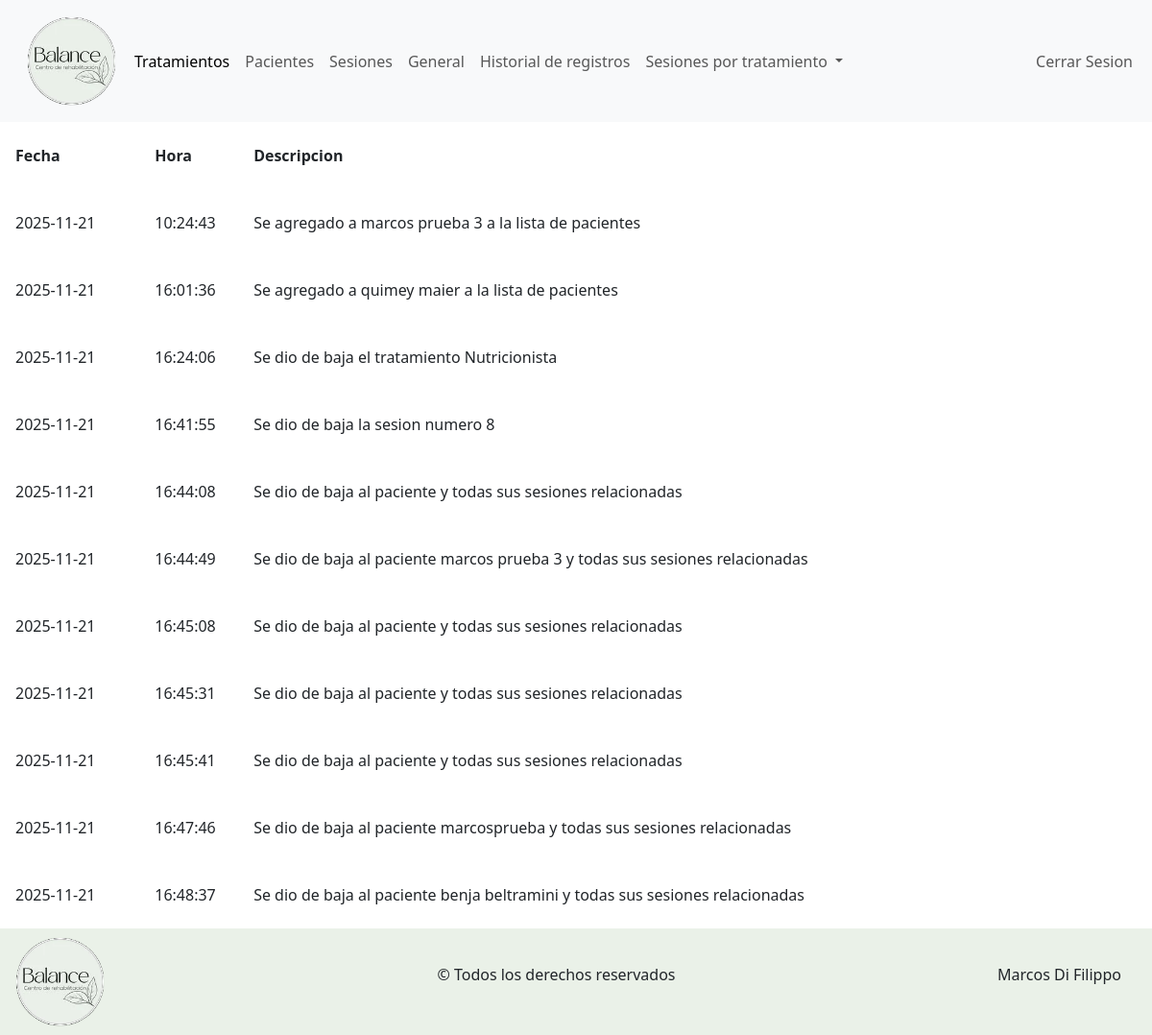
Screenshot of /admin/historial_acciones.php (signed in) with the database file from the repository.
### tables this page shows
CREATE TABLE `historial_acciones` (
  `id_accion` int(11) NOT NULL,
  `fecha` date NOT NULL,
  `descripcion` varchar(250) DEFAULT NULL,
  `hora` time NOT NULL
);

### admin/abml/lectura.php (called while the page is built, shortened)
<?php
    $lecturaHistorialAcciones = "SELECT * FROM `historial_acciones`";
?>

### admin/historial_acciones.php (the view)
<?php
    include_once("../componentes-admin/header.php");
?>
<main>
    <section>
        <article>
            <table>
                <thead>
                    <th class="ps-3">
                        Fecha
                    </th>
                    <th>
                        Hora
                    </th>
                    <th>
                        Descripcion
                    </th>
                </thead>
                <tbody>
                    <?php
                        $resultadoHistorial = mysqli_query($conexion, $lecturaHistorialAcciones);
                        while ($accion = mysqli_fetch_array($resultadoHistorial)) {
                            echo "<tr>";
                                echo "<td class='ps-3'>$accion[fecha]</td>";
                                echo "<td>$accion[hora]</td>";
                                echo "<td>$accion[descripcion]</td>";
                            echo "</tr>";
                        }
                    ?>
                </tbody>
            </table>
        </article>
    </section>
</main>
<?php
    include_once("../componentes-admin/footer.php");
?>

### css-admin/main.css (style rules this page uses)
* { margin: 0; padding: 0; }
table { width: 100%; }
tr { height: 70px; transition: background-color 0.2s ease; }

### rows the page displays
historial_acciones: fecha "2025-11-21", hora "10:24:43", descripcion "Se agregado a marcos prueba 3 a la lista de pacientes"
historial_acciones: fecha "2025-11-21", hora "16:01:36", descripcion "Se agregado a quimey maier a la lista de pacientes"
historial_acciones: fecha "2025-11-21", hora "16:24:06", descripcion "Se dio de baja el tratamiento Nutricionista"
historial_acciones: fecha "2025-11-21", hora "16:41:55", descripcion "Se dio de baja la sesion numero 8"
historial_acciones: fecha "2025-11-21", hora "16:44:08", descripcion "Se dio de baja al paciente y todas sus sesiones relacionadas"
historial_acciones: fecha "2025-11-21", hora "16:44:49", descripcion "Se dio de baja al paciente marcos prueba 3 y todas sus sesiones relacionadas"
historial_acciones: fecha "2025-11-21", hora "16:45:08", descripcion "Se dio de baja al paciente y todas sus sesiones relacionadas"
historial_acciones: fecha "2025-11-21", hora "16:45:31", descripcion "Se dio de baja al paciente y todas sus sesiones relacionadas"
historial_acciones: fecha "2025-11-21", hora "16:45:41", descripcion "Se dio de baja al paciente y todas sus sesiones relacionadas"
historial_acciones: fecha "2025-11-21", hora "16:47:46", descripcion "Se dio de baja al paciente marcosprueba y todas sus sesiones relacionadas"
historial_acciones: fecha "2025-11-21", hora "16:48:37", descripcion "Se dio de baja al paciente benja beltramini y todas sus sesiones relacionadas"
